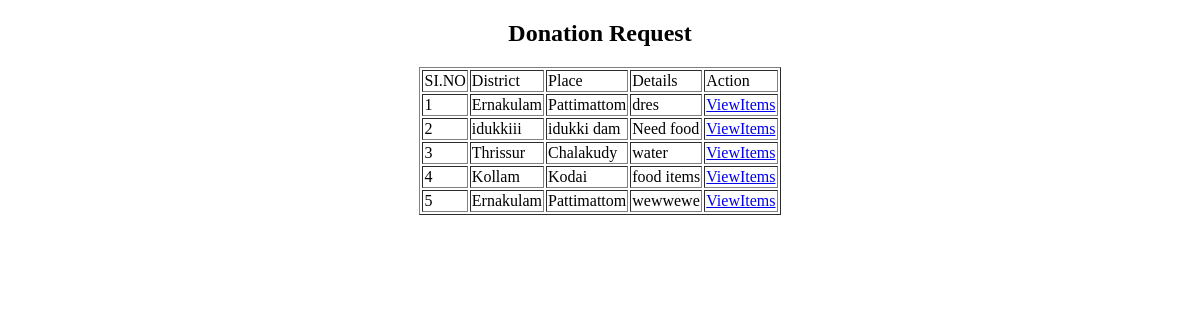
The app's page /Volunteer/ViewDonationRequest/ (signed in), older data.
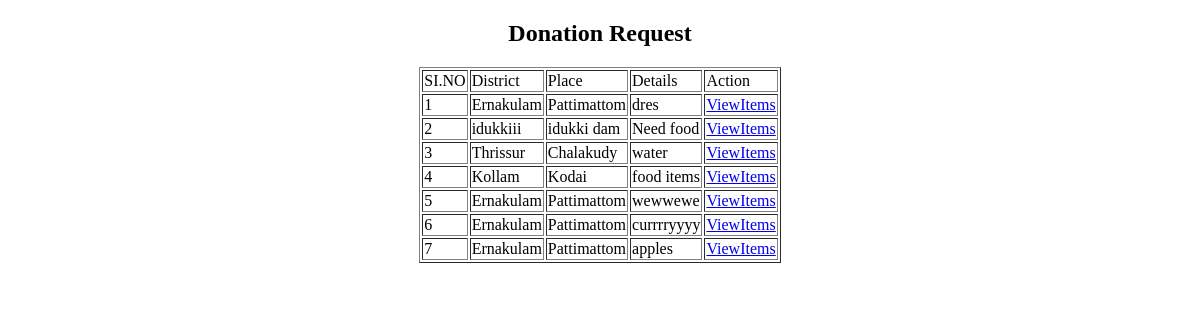
The same page, newer data.
### Volunteer/models.py (models this page shows)
class tbl_donationrequest(models.Model):
    donationrequest_date=models.DateField(auto_now_add=True)
    donationrequest_status=models.IntegerField(default=0)
    donationrequest_details=models.CharField(max_length=100)
    place_id=models.ForeignKey(tbl_place,on_delete=models.CASCADE)
    user_id=models.ForeignKey(tbl_user,on_delete=models.CASCADE,null=True)

### Admin/models.py (models this page shows)
class tbl_place(models.Model):
    place_name = models.CharField(max_length=50)
    district = models.ForeignKey(tbl_district,on_delete=models.CASCADE)

class tbl_district(models.Model):
    district_name=models.CharField(max_length=50)

### Volunteer/views.py (the view)
# urls.py: path("ViewDonationRequest/",views.ViewDonationRequest,name="ViewDonationRequest"),
def ViewDonationRequest(request):
    if "vid" not in request.session:
        return redirect("Guest:Login")
    else:
        requestdata=tbl_donationrequest.objects.all()
        return render(request,'Volunteer/ViewDonationRequest.html',{'requestdata':requestdata})

### Volunteer/Templates/Volunteer/ViewDonationRequest.html (shortened to what this page needs)
<!DOCTYPE html>
<html lang="en">
<head>
</head>
<body>
    <form action="" method="post">
        <h2 style="text-align: center;">Donation Request</h2>
        <table border="1" align="center">
            <tr>
                <td>SI.NO</td>
                <td>District</td>
                <td>Place</td>
                <td>Details</td>
                <td>Action</td>
            </tr>
            {% for i in requestdata %}
            <tr>
                <td>{{ forloop.counter }}</td>
                <td>{{ i.place_id.district.district_name }}</td>
                <td>{{ i.place_id.place_name }}</td>
                <td>{{ i.donationrequest_details }}</td>
                <td><a href="{% url 'Volunteer:ViewItem' i.id %}">ViewItems</a></td>
            </tr>
            {% endfor %}
        </table>
    </form>
</body>
</html>

Row changes from the older to the newer data that the page shows:
added tbl_donationrequest: place_id.district.district_name "Ernakulam", place_id.place_name "Pattimattom", donationrequest_details "currrryyyy"
added tbl_donationrequest: place_id.district.district_name "Ernakulam", place_id.place_name "Pattimattom", donationrequest_details "apples"
